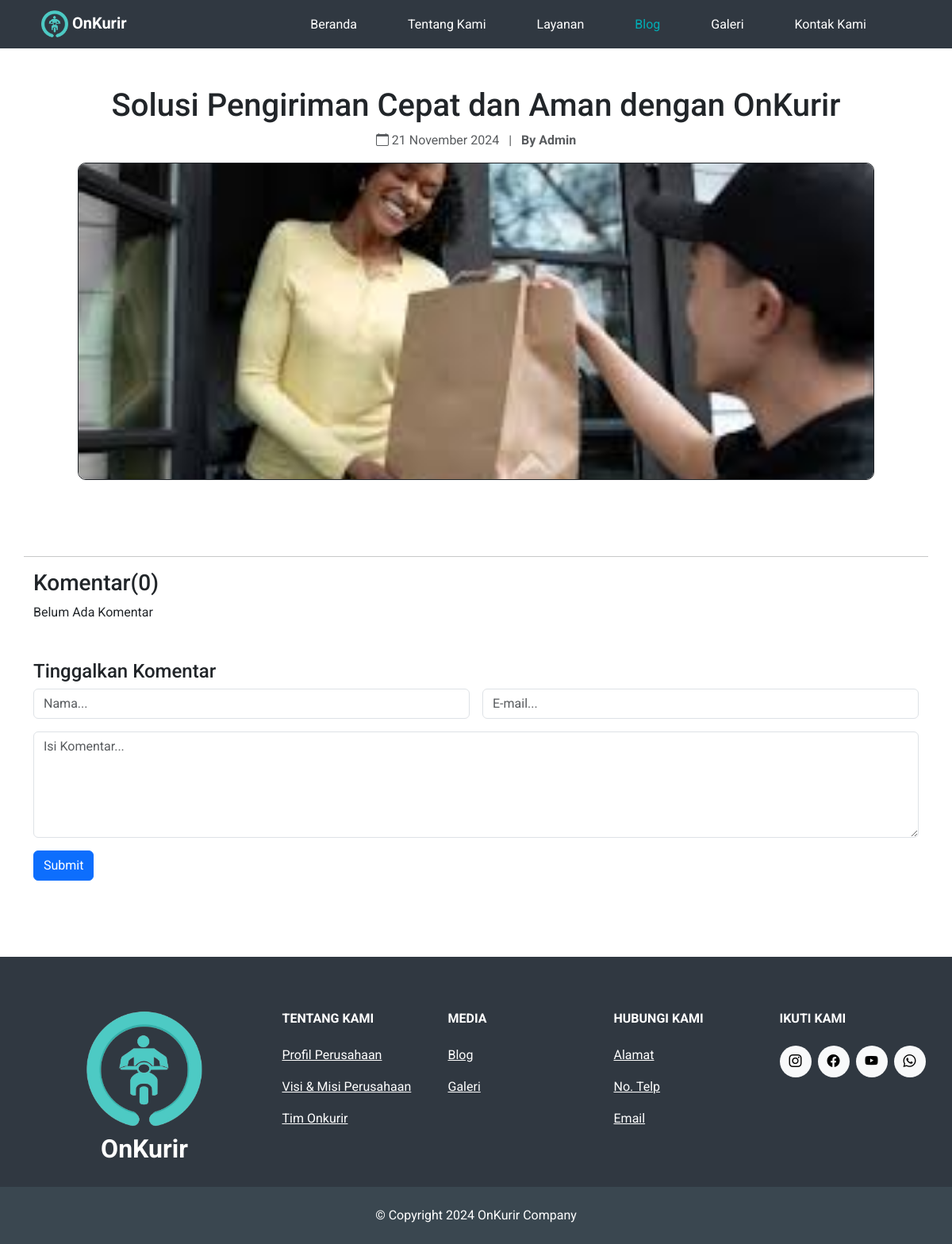
Page /blog/7/ on the committed database.
### OnKurir/models.py (models this page shows, shortened)
class Blog(models.Model):
    title = models.CharField(max_length=255)
    body = MarkdownxField()
    image = models.ImageField(upload_to='blog_images/', blank=True, null=True)
    date = models.DateTimeField(auto_now_add=True)
    views = models.IntegerField(default=0)
    def body_as_html(self):
        return markdownify(self.body)

class TentangKami(models.Model):
    banner_TentangKami = models.ImageField(upload_to='TentangKami/banner/')
    title_TentangKami = models.CharField(max_length=255)
    deskripsi_TentangKami = models.TextField()
    gambar_TentangKami = models.ImageField(upload_to='TentangKami/gambar/')
    title_VisiMisi = models.CharField(max_length=255)
    deskripsi_VisiMisi = models.TextField()
    title_tim = models.CharField(max_length=255)

class Galeri(models.Model):
    title_Galeri = models.CharField(max_length=255)

class FooterMedia(models.Model):
    media_choices = {
        "bi bi-facebook": "FaceBook",
        "bi bi-youtube": "YouTube",
        "bi bi-instagram": "Instagram",
        "bi bi-whatsapp": "Whatsapp",
    }
    media = models.CharField(max_length=255, choices=media_choices, unique=True, default="bi bi-facebook")
    link = models.URLField(max_length=2000)

### OnKurir/views.py (the view, shortened to what this page needs)
# urls.py: path('blog/<int:blog_id>/', views.blog_detailed, name='blog_detail'),
def blog_detailed(request, blog_id):
    blog = get_object_or_404(Blog, id=blog_id)
    blog.views += 1
    all_comments = blog.comments.all().order_by('-created_at')
    form = CommentForm()
    context = {
        'blog': blog,
        'comments': all_comments,
        'form': form,
    }
    return render(request, 'blog_detailed.html', context)

### OnKurir/forms.py
class CommentForm(forms.ModelForm):
    class Meta:
        model = Comment
        fields = ['username', 'email', 'body']

### OnKurir/context_processors.py (called while the page is built)
def social_media_links(request):
    return {
        'medias': FooterMedia.objects.all(),
        'footer_TitleTentangKami': TentangKami.objects.first(),
        'footer_TitleVisiMisi': TentangKami.objects.first(),
        'footer_Tim': TentangKami.objects.first(),
        'footer_Galeri': Galeri.objects.first(),
    }

### OnKurir/templates/blog_detailed.html (shortened to what this page needs)
{% extends 'layout.html' %}
{% block content %}
<div class="container mt-5 mb-5">
    <div class="row">
        <div class="col-md-12">
            <h1 class="text-center">{{ blog.title }}</h1>
            <p class="text-muted text-center">
                <i class="bi bi-calendar"></i> {{ blog.date|date:"d F Y" }}
                <span class="mx-2">|</span>
                <strong>By Admin</strong>
            </p>
            {% if blog.image %}
            <div class="d-flex justify-content-center">
                <img src="{{ blog.image.url }}" class="card-img img-fluid" alt="{{ blog.title }}"
                     style="object-fit: cover;
                            height: 400px;
                            max-width: 90%;
                            border-style: solid;
                            border-width: 1px;
                            border-radius: 10px;">
            </div>
            {% endif %}
        </div>
        <hr class="mt-5">
        <div class="comments-section">
            <h3>Komentar({{ comments.count }})</h3>
                <div id="comments-container">
                    {% for comment in comments %}
                    <div class="comment mb-3">
                        <strong>{{ comment.username }}</strong> <small>({{ comment.created_at|date:"d M Y, H:i" }})</small>
                        <p>{{ comment.body }}</p>
                    </div>
                    {% empty %}
                    <p>Belum Ada Komentar</p>
                    {% endfor %}
                </div>
                <div class="comment-form my-5">
                    <h4>Tinggalkan Komentar</h4>
                    <form method="post" action="{% url 'blog_detail' blog_id=blog.id %}">
                        <div class="row g-3">
                            <div class="col-md-6">
                                <input
                                    type="text"
                                    name="username"
                                    id="username"
                                    class="form-control"
                                    placeholder="Nama..."
                                    required>
                            </div>
                            <div class="col-md-6">
                                <input
                                    type="email"
                                    name="email"
                                    id="email"
                                    class="form-control"
                                    placeholder="E-mail..."
                                    required>
                            </div>
                            <div class="col-12">
                                <textarea
                                    name="body"
                                    id="body"
                                    class="form-control"
                                    rows="5"
                                    placeholder="Isi Komentar..."
                                    required></textarea>
                            </div>
                        </div>
                        <button type="submit" class="btn btn-primary mt-3">Submit</button>
                    </form>
                </div>
        </div>
    </div>
</div>
{% endblock %}

### OnKurir/templates/layout.html (shortened to what this page needs)
<!DOCTYPE html>
<html lang="en">
<head>
    <link href="https://cdnjs.cloudflare.com/ajax/libs/font-awesome/6.0.0-beta3/css/all.min.css" rel="stylesheet">
    <link href="https://cdn.jsdelivr.net/npm/bootstrap-icons/font/bootstrap-icons.css" rel="stylesheet">
    {% load django_bootstrap5 %}
    {% bootstrap_css %}
    {% load static %}
</head>
<body>
    <nav class="navbar navbar-expand-lg">
        <div class="container-fluid">
            <a class="navbar-brand" href="#" style="font-weight: bold; color: white;">
                <img src="{% static 'images/Logo.png' %}" alt="Logo" style="max-height: 35px; max-width: 35px;">
                OnKurir
            </a>
            <div class="collapse navbar-collapse" id="navbarNavAltMarkup">
                <div class="navbar-nav ms-auto">
                    <a class="nav-link {% if request.path == '/' %}active{% endif %} me-5" href="{% url 'beranda' %}">Beranda</a>
                    <a class="nav-link {% if request.path == '/tentang-kami/' %}active{% endif %} me-5" href="{% url 'tentangkami' %}">Tentang Kami</a>
                    <a class="nav-link {% if request.path == '/layanan/' %}active{% endif %} me-5" href="{% url 'layanan' %}">Layanan</a>
                    <a class="nav-link {% if '/blog/' in request.path %}active{% endif %} me-5" href="{% url 'blog_list' %}">Blog</a>
                    <a class="nav-link {% if request.path == '/galeri/' %}active{% endif %} me-5" href="{% url 'galeri' %}">Galeri</a>
                    <a class="nav-link {% if request.path == '/kontak-kami/' %}active{% endif %} me-5" href="{% url 'kontak-kami' %}">Kontak Kami</a>
                </div>
            </div>
        </div>
    </nav>
    <div class="body">{% block content %} {% endblock %}</div>
    <footer class="text-center text-lg-start text-muted" style="padding-top: 20px; background-color: #303841; color: white;">
        <section class="">
            <div class="container text-center text-md-start mt-5">
                <div class="row mt-3">
                    <div class="col-md-3 col-lg-4 col-xl-3 mx-auto mb-4" style="display: flex; flex-direction: column; justify-content: center; align-items: center;">
                        <img src="{% static 'images/Logo.png' %}" alt="Logo" style="max-height: 150px; max-width: 150px;">
                        <a style="font-weight: bold; font-size: 32px; color: white;">OnKurir</a>
                    </div>
                    <div class="col-md-3 col-lg-2 col-xl-2 mx-auto mb-4">
                        <h6 class="text-uppercase fw-bold mb-4" style="color: white;">
                            Tentang Kami
                        </h6>
                        <p>
                            <a href="{% url 'tentangkami' %}#title-tentangkami" style="color: white;">{{ footer_TitleTentangKami.title_TentangKami|default:"Belum ada teks untuk judul" }}</a>
                        </p>
                        <p>
                            <a href="{% url 'tentangkami' %}#title-visimisi" style="color: white;">{{ footer_TitleVisiMisi.title_VisiMisi|default:"Belum ada teks untuk judul" }}</a>
                        </p>
                        <p>
                            <a href="{% url 'tentangkami' %}#!" style="color: white;">{{ footer_Tim.title_tim|default:"Belum ada teks untuk judul" }}</a>
                        </p>
                    </div>
                    <div class="col-md-3 col-lg-2 col-xl-2 mx-auto mb-4">
                        <h6 class="text-uppercase fw-bold mb-4" style="color: white;">
                            Media
                        </h6>
                        <p>
                            <a href="{% url 'blog_list' %}#title-blog" style="color: white;">Blog</a>
                        </p>
                        <p>
                            <a href="{% url 'galeri' %}#title-galeri" style="color: white;">{{ footer_Galeri.title_Galeri|default:"Belum ada teks untuk judul" }}</a>
                        </p>
                    </div>
                    <div class="col-md-3 col-lg-2 col-xl-2 mx-auto mb-4">
                        <h6 class="text-uppercase fw-bold mb-4" style="color: white;">
                            Hubungi Kami
                        </h6>
                        <p>
                            <a href="{% url 'kontak-kami' %}#title-kontakkami" style="color: white;">Alamat</a>
                        </p>
                        <p>
                            <a href="{% url 'kontak-kami' %}#title-kontakkami" style="color: white;">No. Telp</a>
                        </p>
                        <p>
                            <a href="{% url 'kontak-kami' %}#title-kontakkami" style="color: white;">Email</a>
                        </p>
                    </div>
                    <div class="col-md-3 col-lg-2 col-xl-2 mx-auto mb-4">
                        <h6 class="text-uppercase fw-bold mb-4" style="color: white;">
                            Ikuti Kami
                        </h6>
                        <div class="d-flex gap-2">
                            {% for social in medias %}
                            <a href="{{ social.link }}" target="_blank" class="text-decoration-none">
                                <div class="rounded-circle d-flex align-items-center justify-content-center bg-light"
                                     style="width: 40px; height: 40px; color: #000;">
                                    <i class="{{ social.media }}"></i>
                                </div>
                            </a>
                            {% endfor %}
                        </div>
                    </div>
                </div>
            </div>
        </section>
        <div class="text-center p-4" style="background-color: #3A4750; color: white;">
            © Copyright 2024 OnKurir Company
        </div>
    </footer>
</body>
</html>

### OnKurir/templates/layout.html (style rules this page uses)
body { font-family: 'Roboto'; }
.navbar { background-color: #303841; padding-left: 40px; padding-right: 40px; }
.navbar-nav .nav-link { color: white !important; }
.navbar-nav .nav-link.active { color: #00ADB5 !important; background-color: transparent !important; }

### rows in the picture
Blog: title "Solusi Pengiriman Cepat dan Aman dengan OnKurir", date "21 November 2024", image (picture)
TentangKami: title_TentangKami "Profil Perusahaan", title_VisiMisi "Visi & Misi Perusahaan", title_tim "Tim Onkurir"
Galeri: title_Galeri "Galeri"

### other values in the picture
{{ comments.count }} "0"
